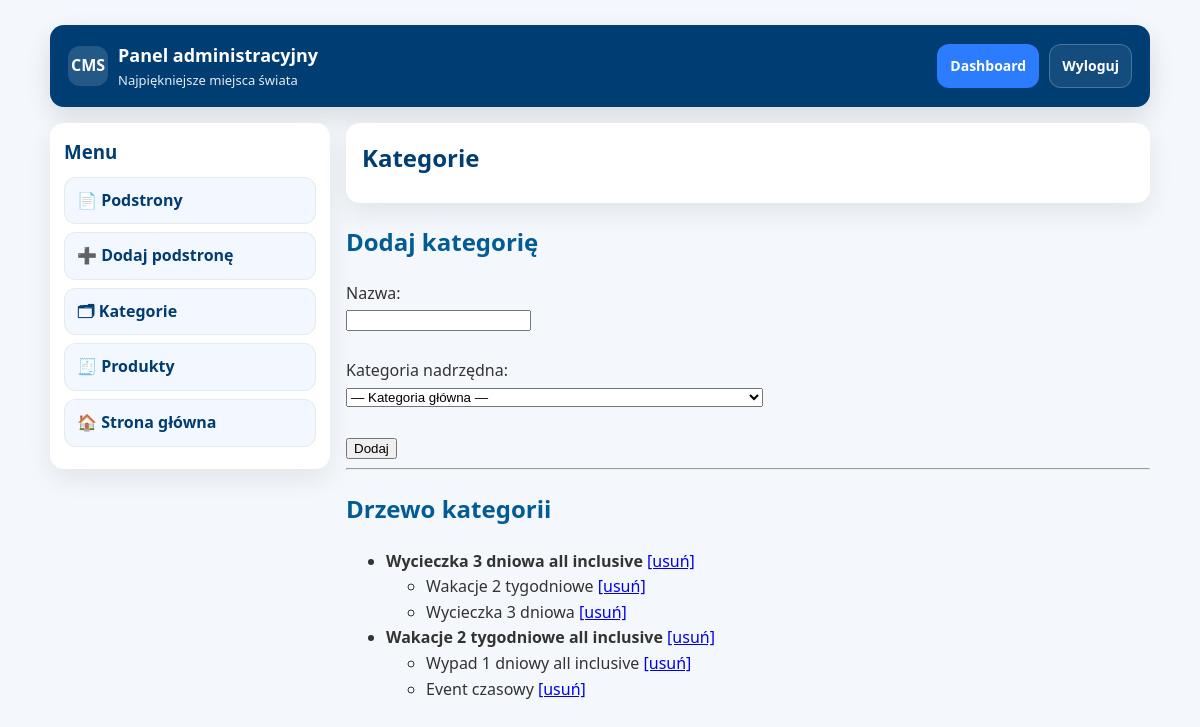
The app's page /witryna-projekt/admin.php?categories=1 (signed in) with its own data.
### tables this page shows
CREATE TABLE `categories` (
  `id` int(11) NOT NULL,
  `matka` int(11) DEFAULT 0,
  `nazwa` varchar(255) NOT NULL
);

### witryna-projekt/kategorie.php (the view, shortened to what this page needs)
<?php
include('cfg.php');
function DodajKategorie()
{
    echo '
    <h2>Dodaj kategorię</h2>
    <form method="post">
        Nazwa:<br>
        <input type="text" name="nazwa" required><br><br>
        Kategoria nadrzędna:<br>
        <select name="matka">
            <option value="0">— Kategoria główna —</option>
            '.ListaKategoriiSelect().'
        </select><br><br>
        <input type="submit" name="add_category" value="Dodaj">
    </form><hr>';
}
function ListaKategoriiSelect()
{
    global $conn;
    $html = '';
    $res = mysqli_query($conn, "
        SELECT c1.id, c1.nazwa, c2.nazwa AS parent
        FROM categories c1
        JOIN categories c2 ON c1.matka = c2.id
        WHERE c1.matka != 0
    ");
    while ($row = mysqli_fetch_assoc($res)) {
        $html .= '<option value="'.$row['id'].'">
            '.$row['parent'].' → '.$row['nazwa'].'
        </option>';
    }
    return $html;
}
function PokazKategorie()
{
    global $conn;
    echo '<h2>Drzewo kategorii</h2><ul>';
    $res = mysqli_query($conn, "SELECT * FROM categories WHERE matka = 0");
    while ($matka = mysqli_fetch_assoc($res)) {
        echo '<li><b>'.$matka['nazwa'].'</b>
            <a href="?delete='.$matka['id'].'">[usuń]</a>';
        $sub = mysqli_query(
            $conn,
            "SELECT * FROM categories WHERE matka = ".$matka['id']
        );
        if (mysqli_num_rows($sub) > 0) {
            echo '<ul>';
            while ($dziecko = mysqli_fetch_assoc($sub)) {
                echo '<li>'.$dziecko['nazwa'].'
                    <a href="?delete='.$dziecko['id'].'">[usuń]</a>
                </li>';
            }
            echo '</ul>';
        }
        echo '</li>';
    }
    echo '</ul>';
}
function ZarzadzajKategoriami()
{
    DodajKategorie();
    PokazKategorie();
    return ob_get_clean();
}

### witryna-projekt/assets/css/style.css (style rules this page uses)
body { font-family: "Segoe UI", Arial, sans-serif; margin: 0; background-color: #faf2de; color: #333; line-height: 1.6; }
h1, h2, h3 { color: #005b96; }

### witryna-projekt/admin.php (style rules this page uses)
body { background: #f4f7fb; }

### records on screen
categories: nazwa "Wycieczka 3 dniowa all inclusive"
categories: nazwa "Wakacje 2 tygodniowe"
categories: nazwa "Wycieczka 3 dniowa"
categories: nazwa "Wakacje 2 tygodniowe all inclusive"
categories: nazwa "Wypad 1 dniowy all inclusive"
categories: nazwa "Event czasowy"
